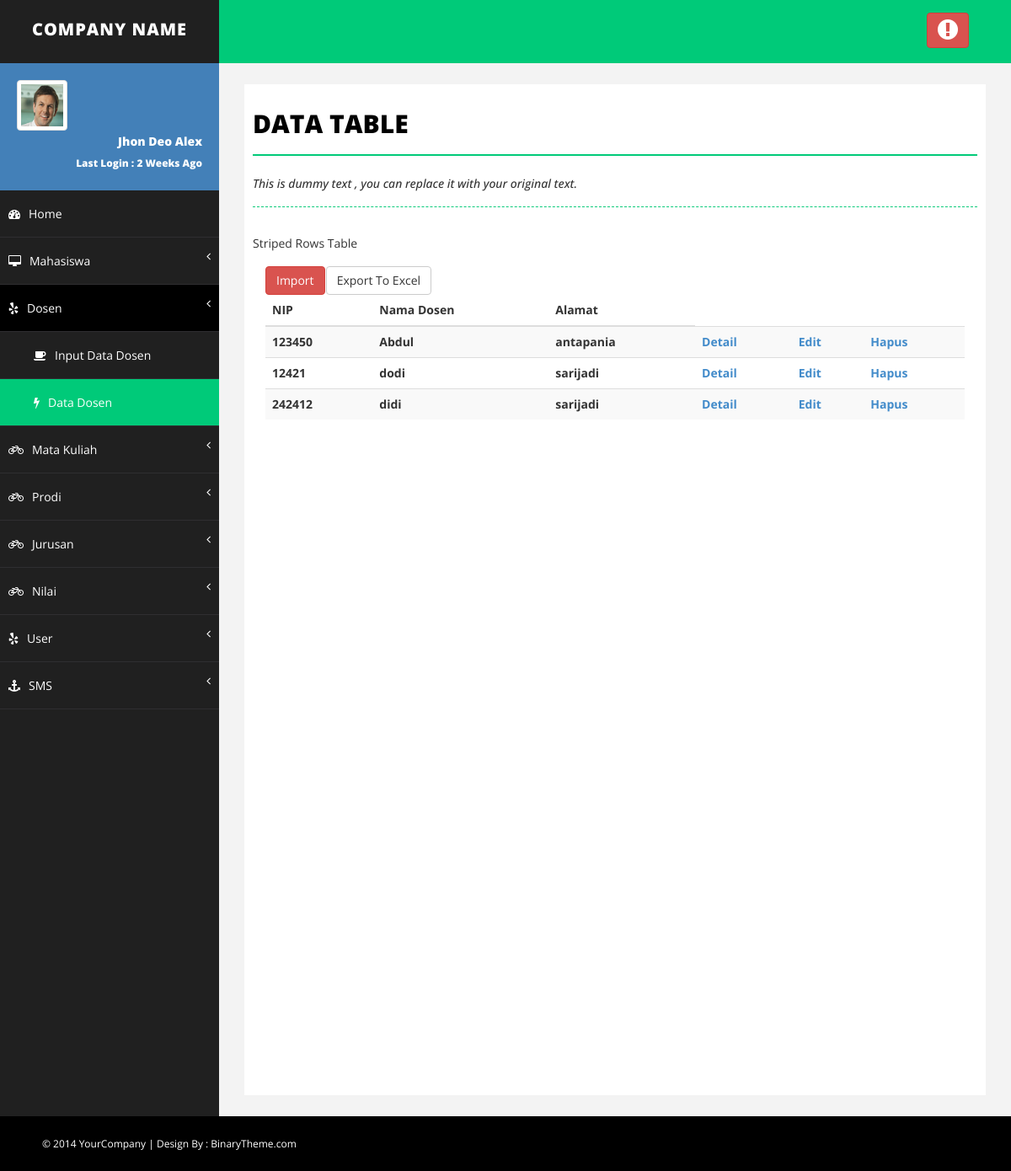
Screenshot of /show_data_dosen.php (signed in) with the database file from the repository.
### tables this page shows
CREATE TABLE IF NOT EXISTS `t_dosen` (
  `nip` varchar(10) NOT NULL,
  `nama_dosen` varchar(25) NOT NULL,
  `alamat_dosen` varchar(25) NOT NULL,
  PRIMARY KEY (`nip`)
);

### show_data_dosen.php (the view, shortened to what this page needs)
<?php
if($_SESSION['admin']!="" || $_SESSION['dosen']!=""){
?>
<!DOCTYPE html>
<html xmlns="http://www.w3.org/1999/xhtml">
<head>
    <link href="assets/css/bootstrap.css" rel="stylesheet" />
    <link href="assets/css/font-awesome.css" rel="stylesheet" />
    <link href="assets/css/basic.css" rel="stylesheet" />
    <link href="assets/css/custom.css" rel="stylesheet" />
</head>
<body>
    <div id="wrapper">
        <nav class="navbar navbar-default navbar-cls-top " role="navigation" style="margin-bottom: 0">
            <div class="navbar-header">
                <a class="navbar-brand" href="index.html">COMPANY NAME</a>
            </div>
            <div class="header-right">
                <a href="logout.php" class="btn btn-danger" title="Logout"><i class="fa fa-exclamation-circle fa-2x"></i></a>
            </div>
        </nav>
        <nav class="navbar-default navbar-side" role="navigation">
            <div class="sidebar-collapse">
                <ul class="nav" id="main-menu">
                    <li>
                        <div class="user-img-div">
                            <img src="assets/img/user.png" class="img-thumbnail" />
                            <div class="inner-text">
                                Jhon Deo Alex
                            <br />
                                <small>Last Login : 2 Weeks Ago </small>
                            </div>
                        </div>
                    </li>
                    <li>
                        <a href="index.php"><i class="fa fa-dashboard "></i>Home</a>
                    </li>
					<?php  if($_SESSION['level']=="admin"){  ?>
                    <li>
                        <a href="#"><i class="fa fa-desktop "></i>Mahasiswa <span class="fa arrow"></span></a>
                    </li>
					<?php } ?>
                     <li>
                        <a href="#" class="active-menu-top"><i class="fa fa-yelp "></i>Dosen <span class="fa arrow"></span></a>
                         <ul class="nav nav-second-level collapse in">
							<?php  if($_SESSION['level']=="admin"){  ?>
                            <li>
                                <a href="input_data_dosen.php"><i class="fa fa-coffee"></i>Input Data Dosen</a>
                            </li>
							<?php } ?>
                            <li>
                                <a class="active-menu" href="show_data_dosen.php"><i class="fa fa-flash "></i>Data Dosen</a>
                            </li>
                        </ul>
                    </li>
					<?php  if($_SESSION['level']=="admin"){  ?>
					<li>
                        <a href="#"><i class="fa fa-bicycle "></i>Mata Kuliah <span class="fa arrow"></span></a>
                    </li>
					<?php } ?>
					<?php  if($_SESSION['level']=="admin"){  ?>
					<li>
                        <a href="#"><i class="fa fa-bicycle "></i>Prodi<span class="fa arrow"></span></a>
                    </li>
					<?php } ?>
					<?php  if($_SESSION['level']=="admin"){  ?>
					<li>
                        <a href="#"><i class="fa fa-bicycle "></i>Jurusan <span class="fa arrow"></span></a>
                    </li>
					<?php } ?>
					<li>
                        <a href="#"><i class="fa fa-bicycle "></i>Nilai <span class="fa arrow"></span></a>
                    </li>
					<?php  if($_SESSION['level']=="admin"){  ?>
					<li>
                    <a href="#"><i class="fa fa-yelp "></i>User <span class="fa arrow"></span></a>
                    </li>
					<li>
                        <a href="#.php"><i class="fa fa-anchor "></i>SMS<span class="fa arrow"></span></a>
                    </li>
					<?php } ?>
                </ul>
            </div>
        </nav>
        <div id="page-wrapper">
            <div id="page-inner">
                <div class="row">
                    <div class="col-md-12">
                        <h1 class="page-head-line">Data Table</h1>
                        <h1 class="page-subhead-line">This is dummy text , you can replace it with your original text. </h1>
                    </div>
                </div>
                            Striped Rows Table
                            <div class="panel-body">
                            <div class="table-responsive">
							<?php  if($_SESSION['level']=="admin"){  ?>
							<div class="row">
							<div class="col-md-1">
							<form action="import_data_dosen.php">
							<button type="submit" class="btn btn-danger">Import</button>
							</form>
							</div>
							<div class="col-md-1">
							<form action="export_dosen.php" >
							<button type="submit" class="btn btn-default">Export To Excel</button>
							</form>
							</div>
							</div>
							<?php } ?>
                                <table class="table table-striped">
                                    <thead>
                                        <tr>
                                            <th>NIP</th>
                                            <th>Nama Dosen</th>
                                            <th>Alamat</th>
                                        </tr>
                                    </thead>
									<?php
									if($_SESSION['level']=="dosen"){
									    $tampil=mysql_query("SELECT * FROM t_dosen where nip='$_SESSION[username]' ORDER BY nama_dosen ASC");
									}else {
											$tampil=mysql_query("SELECT * FROM t_dosen ORDER BY nip ASC");
									}
									while ($r=mysql_fetch_array($tampil)){
										echo "<tr>
										<th>$r[nip]</th>
                                        <th>$r[nama_dosen]</th>
                                        <th>$r[alamat_dosen]</th>
										<th><a href='detail_data_dosen.php?id=$r[nip]'>Detail</a></th>
										<th><a href='edit_data_dosen.php?id=$r[nip]'>Edit</a></th>"
										?>
										<?php if($_SESSION['level']=="admin"){  ?>
										<?php
										echo
										"<th><a href='delete_data_dosen.php?id=$r[nip]' onClick=\"return confirm('Apakah Anda yakin Menghapus $r[nama_dosen]?');\">Hapus</a></th>
										</tr>";
									}
									?>
									<?php } ?>
                                </table>
                            </div>
                        </div>
                    </div>
            </div>
        </div>
    <div id="footer-sec">
        &copy; 2014 YourCompany | Design By : <a href="http://www.binarytheme.com/" target="_blank">BinaryTheme.com</a>
    </div>
</body>
</html>
<?php
	}else{
		header("location: login.php");
	}
?>

### assets/css/basic.css (style rules this page uses)
body { font-family: 'Open Sans', sans-serif; line-height:25px; }
#wrapper { width: 100%; background: #202020; }
#page-wrapper { padding: 15px 15px; min-height: 600px; background: #F3F3F3; }
#page-inner { width: 100%; margin: 10px 20px 10px 0px; background-color: #fff!important; padding: 10px; min-height: 1200px; }
.page-head-line { font-size: 30px; text-transform: uppercase; color: #000; font-weight: 800; padding-bottom: 20px; border-bottom: 2px solid #00CA79; margin-bottom: 10px; }
.page-subhead-line { font-size: 14px; padding-top: 5px; padding-bottom: 20px; font-style:italic; margin-bottom:30px; border-bottom:1px dashed #00CA79; }
.navbar-cls-top .navbar-brand { color: #fff; background: #202020; width: 260px; text-align: center; height: 75px; font-size: 20px; letter-spacing: 1px; font-weight: 900; padding-top: 25px; text-transform:uppercase; }
.header-right { color: #fff; padding: 15px 50px 5px 50px; float: right; font-size: 16px; }
.user-img-div { min-height: 140px; padding: 20px; background-color: #4380B8; }
.user-img-div img { max-height: 60px; }
.user-img-div .inner-text { text-align: right; position: relative; color: #fff; font-weight: 800; line-height: 25px; }
.active-menu { background-color: #00CA79!important; }
.active-menu-top { background-color: #000!important; }
.arrow { float: right; }
.fa.arrow:before { content: "\f104"; }
.nav-second-level li, .nav-third-level li { border-bottom: none !important; }
.nav-second-level li a { padding-left: 37px; }
.sidebar-collapse, .sidebar-collapse .nav { background: none; }
.sidebar-collapse .nav { padding: 0; }
.sidebar-collapse .nav > li > a { color: #fff; background: #202020; text-shadow: none; padding: 15px 40px; border-bottom: 1px solid #2F2E31; }
.sidebar-collapse > .nav > li > a { padding: 15px 10px; }
.nav-second-level > li:last-child > a:after, .nav-third-level > li:last-child > a:after { height: 50%; }
.navbar-side { border: none; background-color: #202020; }
.navbar-cls-top { background: #00CA79; border-bottom: none; }
.navbar-default { border: 0px solid black; }
.navbar-header { background: #000000; }
.nav > li > a > i { margin-right: 10px; }
#footer-sec { background-color:#000; padding:20px 50px; color:#fff; font-size:12px; }
#footer-sec a { color:#fff; }
@media (min-width:768px) { #page-wrapper { margin: 0 0 0 260px; padding: 15px 30px; min-height: 1200px; } }
@media (min-width:768px) { .navbar-side { z-index: 1; position: absolute; width: 260px; } }
@media (min-width:768px) { .navbar { border-radius: 0px; } }

### rows the page displays
t_dosen: nip "123450", nama_dosen "Abdul", alamat_dosen "antapania"
t_dosen: nip "12421", nama_dosen "dodi", alamat_dosen "sarijadi"
t_dosen: nip "242412", nama_dosen "didi", alamat_dosen "sarijadi"
